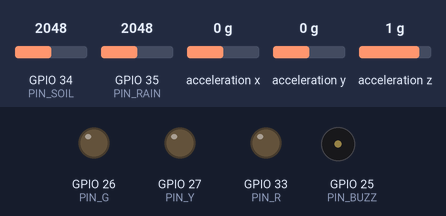
Simulated run of this sketch. Board: ESP32. On the bench: output pins drawn as LEDs (lit = HIGH), buzzer (waves = sounding, pin HIGH). Wiring (inferred from the names in the program): MPU-6050 motion sensor at I2C address 0x68. The test bench sets the inputs (shaded band); at power-on: acceleration x 0 g, GPIO 34 (PIN_SOIL) = 2048, GPIO 35 (PIN_RAIN) = 2048, acceleration y 0 g, acceleration z 1 g (analog values on the 0–4095 scale). What the sketch prints to the serial monitor is not drawn.

Above: at 1.0 s.
At 4.2 s:
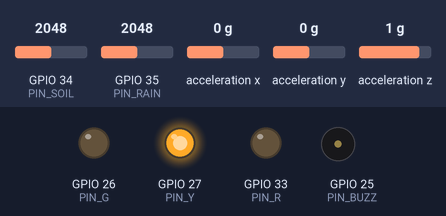
4.3 s: acceleration x set to -1.4 g
At 5.37 s:
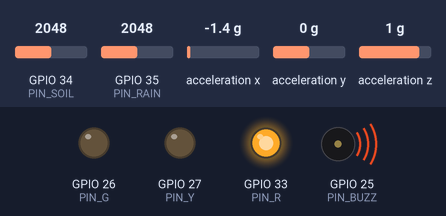
Timing chart, 0 to 16.3 s (numbered marks = the images above; inputs shaded):
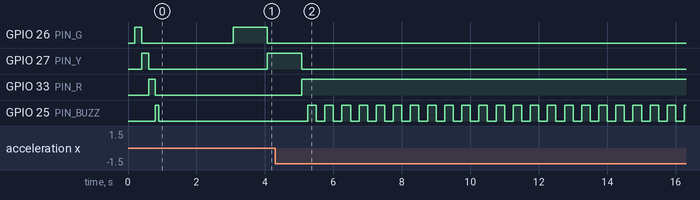

Measured:
- after the input at 4.3 s, GPIO 27 (PIN_Y): HIGH → LOW after 0.77 s; GPIO 33 (PIN_R): LOW → HIGH after 0.77 s; GPIO 25 (PIN_BUZZ): alternates HIGH for 0.25 s and LOW for 0.25 s, starting after 0.95 s

The sketch:

raah_node.ino
```cpp
/*
  Raah Node firmware 2.1 - ESP32 DevKit (ESP-WROOM-32)
  ======================================================
  Wiring (team diagram, 2026-10-23), everything on the 3V3 rail and common GND:
    MPU6050 (tilt + vibration)   SDA -> GPIO21, SCL -> GPIO22        (3V3 only, not 5 V)
    Soil moisture (LM393)        AO  -> GPIO34   dry 4095, wet ~1250
    Rain plate (LM393)           AO  -> GPIO35   dry 4095, wet ~2400
    Traffic light                G -> GPIO26 (OK), Y -> GPIO27 (watch/warning), R -> GPIO33 (alarm)
    Active buzzer                + -> GPIO25, - -> GND

  Once a second the node sends one reading:
    * over Wi-Fi to SERVER_URL (if WIFI_SSID is set), header X-Node-Key;
    * always on USB serial at 115200 baud as one JSON line ending in "posted":0/1.
      The backend reads that line by itself when the board is plugged into its laptop
      (Backend/app/serial_ingest.py, NODE_SERIAL=auto) and skips lines already posted over Wi-Fi.
  Other serial lines: READY..., CAL,OK..., CFG,MPU_FAIL, NET,WIFI_UP..., NET,POST_FAIL,<code>.
  Type ZERO + Enter in the Serial Monitor to re-zero the tilt after mounting the node.

  Keep the node still for the first 2 seconds after power-on: that sets "0 degrees".
  No extra libraries: WiFi, HTTPClient and Wire come with the ESP32 Arduino core.
  Bench-calibrated prototype. Not certified prediction and not an official warning.
*/
#include <WiFi.h>
#include <HTTPClient.h>
#include <Wire.h>
#include <math.h>

// Wi-Fi name/password, SERVER_URL and NODE_KEY live in secrets.h next to this file (git-ignored).
// First time: copy secrets.example.h to secrets.h and fill it in. A wrong NODE_KEY gives
// NET,POST_FAIL,401 on the Serial Monitor.
#include "secrets.h"

// ============================== CONFIG ==============================
const char* NODE_ID    = "NODE1";            // no MOCK- / SIM- / REPLAY prefix for real hardware
const char* SEGMENT_ID = "seg_05";           // stretch where the node is installed
const char* FW_VERSION = "2.2.0";
// ===================================================================

const int PIN_SDA = 21, PIN_SCL = 22, PIN_SOIL = 34, PIN_RAIN = 35;
const int PIN_G = 26, PIN_Y = 27, PIN_R = 33, PIN_BUZZ = 25;

// Bench calibration of the LM393 boards (12-bit ADC)
const int SOIL_DRY = 4095, SOIL_WET = 1250;
const int RAIN_DRY = 4095, RAIN_WET = 2400;
const float RAIN_WET_PCT = 50.0;

// Thresholds: same numbers as Backend/app/node_sensors.py (Backend/docs/SENSOR_THRESHOLDS.md).
// Only the tilt sensor raises ALARM; vibration and soil moisture stop at WARNING.
const float TILT_WATCH = 2.0, TILT_WARN = 5.0, TILT_ALARM = 8.0;   // degrees
const float RATE_WARN = 3.0, RATE_ALARM = 8.0;                     // degrees per minute
const float VIB_WARN_RMS = 0.10, IMPACT_G = 0.35;                  // g: WARNING only
const float MOIST_WATCH = 50.0, MOIST_SAT = 70.0, WET_FACTOR = 0.6; // %: saturated = WARNING, tilt thresholds x 0.6
const uint32_t HOLD_MS = 5000;                                     // stay in a higher state at least 5 s

enum State { S_OK = 0, S_WATCH = 1, S_WARNING = 2, S_ALARM = 3 };
const char* STATE_NAME[] = {"OK", "WATCH", "WARNING", "ALARM"};

// ---------- MPU6050 (raw registers, no library) ----------
const uint8_t MPU = 0x68;
bool mpuOk = false, haveBase = false;
float base[3] = {0, 0, 1}, lp[3] = {0, 0, 1};
uint32_t lastMpuTry = 0;

void writeReg(uint8_t reg, uint8_t val) {
  Wire.beginTransmission(MPU);
  Wire.write(reg);
  Wire.write(val);
  Wire.endTransmission();
}

bool mpuInit() {
  Wire.beginTransmission(MPU);
  Wire.write(0x6B);  // PWR_MGMT_1: wake up
  Wire.write(0x00);
  if (Wire.endTransmission() != 0) return false;
  writeReg(0x1C, 0x00);  // accel +-2 g
  writeReg(0x1A, 0x03);  // digital low-pass ~44 Hz
  return true;
}

bool mpuRead(float &ax, float &ay, float &az) {
  Wire.beginTransmission(MPU);
  Wire.write(0x3B);  // ACCEL_XOUT_H
  if (Wire.endTransmission(false) != 0) return false;
  if (Wire.requestFrom(MPU, (uint8_t)6) != 6) return false;
  int16_t v[3];
  for (int i = 0; i < 3; i++) {
    uint8_t hi = Wire.read();  // two statements: the high byte must be read first
    uint8_t lo = Wire.read();
    v[i] = (int16_t)((hi << 8) | lo);
  }
  ax = v[0] / 16384.0f;
  ay = v[1] / 16384.0f;
  az = v[2] / 16384.0f;
  return true;
}

void calibrate() {
  float s[3] = {0, 0, 0};
  int n = 0;
  for (int i = 0; i < 200; i++) {
    float ax, ay, az;
    if (mpuRead(ax, ay, az)) { s[0] += ax; s[1] += ay; s[2] += az; n++; }
    delay(10);
  }
  if (n < 50) {
    mpuOk = false;
    haveBase = false;
    Serial.println("CAL,FAIL");
    return;
  }
  for (int i = 0; i < 3; i++) { base[i] = s[i] / n; lp[i] = base[i]; }
  haveBase = true;
  Serial.printf("CAL,OK,%.3f,%.3f,%.3f\n", base[0], base[1], base[2]);
}

float angleDeg(const float a[3], const float b[3]) {
  float na = sqrtf(a[0] * a[0] + a[1] * a[1] + a[2] * a[2]);
  float nb = sqrtf(b[0] * b[0] + b[1] * b[1] + b[2] * b[2]);
  if (na < 0.2f || nb < 0.2f) return NAN;
  float c = (a[0] * b[0] + a[1] * b[1] + a[2] * b[2]) / (na * nb);
  c = fmaxf(-1.0f, fminf(1.0f, c));
  return acosf(c) * 57.29578f;
}

// ---------- 1-second window ----------
float winPeak = 0, winSq = 0;
int winN = 0;
float tiltHist[60];
float peakHist[10];
uint32_t histCount = 0;

void sampleImu() {
  if (!mpuOk) {
    if (millis() - lastMpuTry > 2000) {
      lastMpuTry = millis();
      if (mpuInit()) {
        mpuOk = true;
        Serial.println("CFG,MPU_OK");
        if (!haveBase) calibrate();
      }
    }
    return;
  }
  float a[3];
  if (!mpuRead(a[0], a[1], a[2])) {
    mpuOk = false;
    Serial.println("CFG,MPU_FAIL");
    return;
  }
  // Slow average = gravity (tilt); what is left over = vibration
  for (int i = 0; i < 3; i++) lp[i] += 0.05f * (a[i] - lp[i]);
  float dx = a[0] - lp[0], dy = a[1] - lp[1], dz = a[2] - lp[2];
  float d = sqrtf(dx * dx + dy * dy + dz * dz);
  if (d > winPeak) winPeak = d;
  winSq += d * d;
  winN++;
}

int readAdc(int pin) {
  long s = 0;
  for (int i = 0; i < 16; i++) s += analogRead(pin);
  return (int)(s / 16);
}

float rawToPct(int raw, int dry, int wet) {
  float p = (float)(dry - raw) / (float)(dry - wet) * 100.0f;
  return fmaxf(0.0f, fminf(100.0f, p));
}

// ---------- state ----------
State cur = S_OK;
uint32_t stateSince = 0;
uint32_t seq = 0;

State classify(float tilt, float rate, float vrms, float vpk, float moist, int rainWet) {
  float f = moist >= MOIST_SAT ? WET_FACTOR : 1.0f;
  if (tilt >= TILT_ALARM * f || rate >= RATE_ALARM * f) return S_ALARM;   // tilt only
  if (tilt >= TILT_WARN * f || rate >= RATE_WARN * f || vrms >= VIB_WARN_RMS || vpk >= IMPACT_G
      || moist >= MOIST_SAT) return S_WARNING;
  if (tilt >= TILT_WATCH * f || moist >= MOIST_WATCH || rainWet) return S_WATCH;
  return S_OK;
}

// ---------- network task (core 0) ----------
struct Msg { char body[640]; };
QueueHandle_t netQ;
Msg outMsg;
volatile int lastRtt = -1;
bool useWifi = false;

void netTask(void*) {
  Msg m;
  bool wasUp = false;
  uint32_t lastTry = 0;
  if (useWifi) {
    WiFi.mode(WIFI_STA);
    WiFi.setSleep(false);
    WiFi.begin(WIFI_SSID, WIFI_PASS);
    lastTry = millis();
  }
  for (;;) {
    if (useWifi) {
      bool up = WiFi.status() == WL_CONNECTED;
      if (up && !wasUp) Serial.printf("NET,WIFI_UP,%s,%d\n", WiFi.localIP().toString().c_str(), WiFi.RSSI());
      if (!up && wasUp) Serial.println("NET,WIFI_DOWN");
      wasUp = up;
      if (!up && millis() - lastTry > 10000) {
        WiFi.disconnect();
        WiFi.begin(WIFI_SSID, WIFI_PASS);
        lastTry = millis();
      }
    }
    if (xQueueReceive(netQ, &m, pdMS_TO_TICKS(1000)) != pdTRUE) continue;

    int posted = 0;
    if (useWifi && WiFi.status() == WL_CONNECTED) {
      static char body[720];
      snprintf(body, sizeof(body), "%s,\"rssi_dbm\":%d,\"rtt_ms\":%d}", m.body, (int)WiFi.RSSI(), (int)lastRtt);
      HTTPClient http;
      http.setConnectTimeout(1500);
      http.setTimeout(1500);
      if (http.begin(SERVER_URL)) {
        http.addHeader("Content-Type", "application/json");
        http.addHeader("X-Node-Key", NODE_KEY);
        uint32_t t0 = millis();
        int code = http.POST((uint8_t*)body, strlen(body));
        lastRtt = (int)(millis() - t0);
        http.end();
        posted = (code == 200 || code == 201) ? 1 : 0;
        if (!posted) Serial.printf("NET,POST_FAIL,%d\n", code);
      }
    }
    Serial.printf("%s,\"rtt_ms\":%d,\"posted\":%d}\n", m.body, (int)lastRtt, posted);
  }
}

// ---------- one reading per second ----------
void report() {
  float vpk = winN ? winPeak : 0.0f;
  float vrms = winN ? sqrtf(winSq / winN) : 0.0f;
  winPeak = 0; winSq = 0; winN = 0;

  float tilt = (mpuOk && haveBase) ? angleDeg(base, lp) : NAN;
  int slot = histCount % 60;
  tiltHist[slot] = tilt;
  peakHist[histCount % 10] = vpk;
  histCount++;

  float rate = 0;
  if (!isnan(tilt) && histCount > 3) {
    int back = histCount - 1 < 10 ? histCount - 1 : 10;
    float old = tiltHist[(slot - back + 60) % 60];
    if (!isnan(old)) rate = fabsf(tilt - old) * 60.0f / back;
  }
  int strikes = 0;
  int have = histCount < 10 ? histCount : 10;
  for (int i = 0; i < have; i++) if (peakHist[i] >= IMPACT_G) strikes++;

  int soilRaw = readAdc(PIN_SOIL), rainRaw = readAdc(PIN_RAIN);
  float moist = rawToPct(soilRaw, SOIL_DRY, SOIL_WET);
  float rainPct = rawToPct(rainRaw, RAIN_DRY, RAIN_WET);
  int rainWet = rainPct >= RAIN_WET_PCT ? 1 : 0;

  State s = classify(isnan(tilt) ? 0 : tilt, rate, vrms, vpk, moist, rainWet);
  if (!mpuOk && s < S_WATCH) s = S_WATCH;  // a dead tilt sensor must not look safe
  uint32_t now = millis();
  if (s > cur || (s < cur && now - stateSince >= HOLD_MS)) {
    if (s != cur) stateSince = now;
    cur = s;
  } else if (s == cur) {
    // keep the hold timer running from the last time the state was confirmed high
    if (s > S_OK) stateSince = now;
  }

  seq++;
  int n = snprintf(outMsg.body, sizeof(outMsg.body),
                   "{\"node_id\":\"%s\",\"segment_id\":\"%s\",\"state\":\"%s\",\"seq\":%lu,\"fw\":\"%s\","
                   "\"uptime_s\":%lu,\"heap_free\":%u,\"link\":\"%s\",\"mpu_ok\":%d",
                   NODE_ID, SEGMENT_ID, STATE_NAME[cur], (unsigned long)seq, FW_VERSION,
                   (unsigned long)(now / 1000), (unsigned)ESP.getFreeHeap(), useWifi ? "wifi" : "serial", mpuOk ? 1 : 0);
  if (!isnan(tilt)) {
    n += snprintf(outMsg.body + n, sizeof(outMsg.body) - n,
                  ",\"tilt_deg\":%.2f,\"tilt_rate_dpm\":%.2f,\"vib_g\":%.3f,\"vib_rms_g\":%.3f,\"strikes_10s\":%d",
                  tilt, rate, vpk, vrms, strikes);
  }
  snprintf(outMsg.body + n, sizeof(outMsg.body) - n,
           ",\"moisture_pct\":%.1f,\"soil_raw\":%d,\"rain_pct\":%.1f,\"rain_raw\":%d,\"rain_wet\":%d,\"vib_thr_g\":%.2f",
           moist, soilRaw, rainPct, rainRaw, rainWet, VIB_WARN_RMS);
  xQueueOverwrite(netQ, &outMsg);  // the network task always gets the newest reading
}

// ---------- lights and buzzer ----------
void driveOutputs(uint32_t now) {
  bool blink = (now / 500) % 2;
  bool beep = (now / 250) % 2;
  digitalWrite(PIN_G, cur == S_OK ? HIGH : LOW);
  digitalWrite(PIN_Y, cur == S_WARNING ? HIGH : (cur == S_WATCH ? blink : LOW));
  digitalWrite(PIN_R, cur == S_ALARM ? HIGH : LOW);
  digitalWrite(PIN_BUZZ, cur == S_ALARM ? beep : LOW);
}

void selfTest() {
  int pins[] = {PIN_G, PIN_Y, PIN_R};
  for (int p : pins) { digitalWrite(p, HIGH); delay(200); digitalWrite(p, LOW); }
  digitalWrite(PIN_BUZZ, HIGH); delay(100); digitalWrite(PIN_BUZZ, LOW);
}

void readCommands() {
  static char buf[16];
  static int len = 0;
  while (Serial.available()) {
    char c = Serial.read();
    if (c == '\n' || c == '\r') {
      buf[len] = 0;
      if (len && strcasecmp(buf, "ZERO") == 0) { Serial.println("CAL,ZERO"); calibrate(); }
      len = 0;
    } else if (len < (int)sizeof(buf) - 1) {
      buf[len++] = c;
    }
  }
}

uint32_t lastSample = 0, lastReport = 0;

void setup() {
  Serial.begin(115200);
  delay(200);
  pinMode(PIN_G, OUTPUT); pinMode(PIN_Y, OUTPUT); pinMode(PIN_R, OUTPUT); pinMode(PIN_BUZZ, OUTPUT);
  selfTest();
  analogReadResolution(12);

  Wire.begin(PIN_SDA, PIN_SCL);
  Wire.setClock(400000);
  mpuOk = mpuInit();
  if (mpuOk) calibrate(); else Serial.println("CFG,MPU_FAIL");

  useWifi = strlen(WIFI_SSID) > 0;
  Serial.printf("READY,RAAH_NODE,%s,%s,%s,%s\n", FW_VERSION, NODE_ID, SEGMENT_ID, useWifi ? "wifi+usb" : "usb");
  netQ = xQueueCreate(1, sizeof(Msg));
  xTaskCreatePinnedToCore(netTask, "net", 8192, nullptr, 1, nullptr, 0);
  lastSample = lastReport = millis();
}

void loop() {
  uint32_t now = millis();
  if (now - lastSample >= 10) {           // 100 Hz
    lastSample = (now - lastSample > 100) ? now : lastSample + 10;
    sampleImu();
  }
  if (now - lastReport >= 1000) {         // 1 reading per second
    lastReport += 1000;
    if (now - lastReport > 5000) lastReport = now;
    report();
  }
  driveOutputs(now);
  readCommands();
}
```

secrets.example.h
```cpp
// Copy this file to secrets.h (same folder) and fill it in. secrets.h is git-ignored.
#pragma once

// Wi-Fi the node joins (2.4 GHz only). Leave WIFI_SSID "" for USB-only (plug into the backend laptop).
const char* WIFI_SSID  = "";
const char* WIFI_PASS  = "";
// The backend laptop's address on THAT Wi-Fi: the backend prints it as "Team LAN URL" when it starts.
const char* SERVER_URL = "http://192.168.1.10:8000/node/reading";
// Exactly the NODE_API_KEY line in Backend/.env on the laptop running the backend.
const char* NODE_KEY   = "change-me";
```
